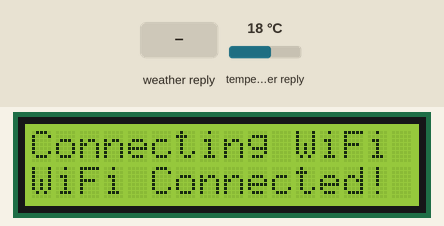
A program run on a simulated ESP32. On the bench: 16×2 character LCD. The test bench sets the inputs (shaded band); at power-on: temperature in the weather reply 18 °C. WiFi joins after 1.5 s; servers stay silent unless stated; the local clock reads 2024-03-15 10:24:30 at power-on unless the program sets it; web services answer with replies made up by the test bench; what the program prints to the serial monitor is not drawn.

Above: at 1.6 s.
At 7.0 s:
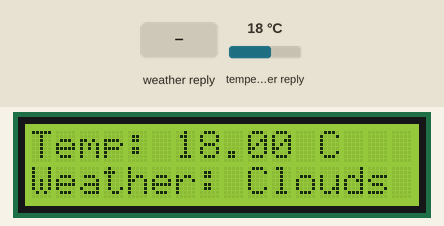
7.1 s: weather in the web reply set to Clear
At 11.6 s:
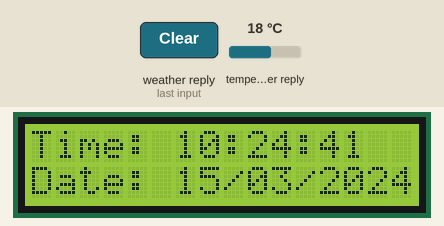
At 17.3 s:
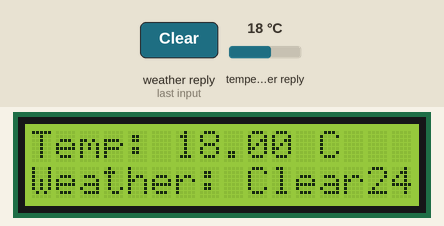
Timing chart, 0 to 18.8 s (numbered marks = the images above; inputs shaded):
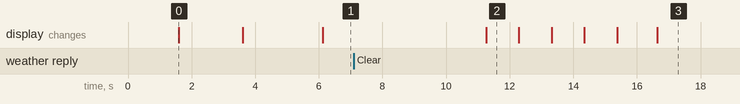

The program:

main.cpp
```cpp
#include <Arduino.h>


#include <Wire.h>
#include <LiquidCrystal_I2C.h>
#include <WiFi.h>
#include <HTTPClient.h>
#include "time.h"

// WiFi credentials
const char* ssid = "ssid";
const char* password = "wifi password";

// OpenWeatherMap API credentials
const char* apiKey = "account api key";
const char* location = "location"; // Location format: City,CountryCode
const char* weatherHost = "api.openweathermap.org";

// NTP server for time synchronization
const char* ntpServer = "pool.ntp.org";
const long gmtOffset_sec = 0; // Adjust for GMT offset (0 for UTC)
const int daylightOffset_sec = 3600; // Adjust for daylight saving time if applicable

// Initialize the LCD
LiquidCrystal_I2C lcd(0x27, 16, 2);

// Variables to alternate displays
unsigned long previousMillis = 0;
unsigned long displayInterval = 5000; // Switch display every 5 seconds
bool showWeather = false; // Toggle between time/date and weather

// Variables for weather
String temperature = "--";
String weatherCondition = "Unknown";

// Function prototypes
void fetchWeather();
void displayTimeAndDate();

void setup() {
  // Start serial communication
  Serial.begin(115200);

  // Initialize the LCD
  lcd.init();
  lcd.backlight();
  lcd.setCursor(0, 0);
  lcd.print("Connecting WiFi");

  // Connect to WiFi
  WiFi.begin(ssid, password);
  while (WiFi.status() != WL_CONNECTED) {
    delay(500);
    Serial.print(".");
  }
  lcd.setCursor(0, 1);
  lcd.print("WiFi Connected!");
  delay(2000);
  lcd.clear();

  // Initialize NTP for time synchronization
  configTime(gmtOffset_sec, daylightOffset_sec, ntpServer);
  lcd.setCursor(0, 0);
  lcd.print("Syncing Time...");
  delay(2000);

  // Fetch initial weather data
  fetchWeather();
}

void loop() {
  unsigned long currentMillis = millis();

  // Alternate between time/date and weather display
  if (currentMillis - previousMillis >= displayInterval) {
    previousMillis = currentMillis;
    showWeather = !showWeather;

    if (showWeather) {
      fetchWeather(); // Update weather data before displaying
    }
  }

  if (showWeather) {
    // Display weather on LCD
    lcd.setCursor(0, 0);
    lcd.print("Temp: ");
    lcd.print(temperature);
    lcd.print(" C   "); // Clear remaining characters

    lcd.setCursor(0, 1);
    lcd.print("Weather: ");
    lcd.print(weatherCondition);
  } else {
    // Display time and date on LCD
    displayTimeAndDate();
  }

  delay(1000); // Refresh every second
}

void displayTimeAndDate() {
  struct tm timeInfo;
  if (!getLocalTime(&timeInfo)) {
    lcd.setCursor(0, 0);
    lcd.print("Time sync error ");
    lcd.setCursor(0, 1);
    lcd.print("Retrying...");
    return;
  }

  char timeStr[16]; // HH:MM:SS
  strftime(timeStr, sizeof(timeStr), "%H:%M:%S", &timeInfo);

  char dateStr[16]; // DD/MM/YYYY
  strftime(dateStr, sizeof(dateStr), "%d/%m/%Y", &timeInfo);

  lcd.setCursor(0, 0);
  lcd.print("Time: ");
  lcd.print(timeStr);

  lcd.setCursor(0, 1);
  lcd.print("Date: ");
  lcd.print(dateStr);
}

void fetchWeather() {
  if (WiFi.status() == WL_CONNECTED) {
    HTTPClient http;

    // Construct the weather API URL
    String weatherURL = String("http://") + weatherHost + "/data/2.5/weather?q=" + location + "&appid=" + apiKey + "&units=metric";

    // Make HTTP GET request
    http.begin(weatherURL.c_str());
    int httpResponseCode = http.GET();

    if (httpResponseCode > 0) {
      String payload = http.getString();
      Serial.println(payload);

      // Parse JSON for weather data
      int tempIndex = payload.indexOf("\"temp\":") + 7;
      int tempEnd = payload.indexOf(",", tempIndex);
      temperature = payload.substring(tempIndex, tempEnd);

      int weatherIndex = payload.indexOf("\"main\":\"") + 8;
      int weatherEnd = payload.indexOf("\"", weatherIndex);
      weatherCondition = payload.substring(weatherIndex, weatherEnd);
    } else {
      Serial.println("Error fetching weather data");
      temperature = "--";
      weatherCondition = "Unknown";
    }
    http.end();
  } else {
    Serial.println("WiFi disconnected");
    temperature = "--";
    weatherCondition = "No WiFi";
  }
}
```

Measured:
- after the input at 7.1 s, the display: first differs from a run without the input after 9.5 s (image 3)
- what the display in image 0 shows lasts 2.0 s, from 1.6 s to 3.6 s
- what the display in image 2 shows lasts 1.0 s, from 11.3 s to 12.3 s
